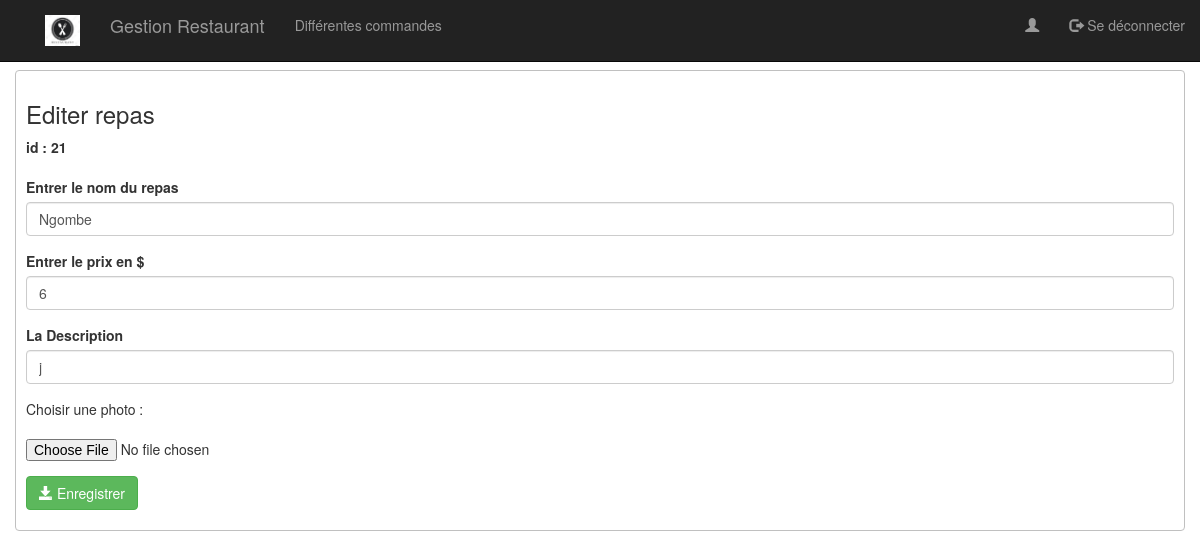
The page /views/editerRepas.php?id=21 on the database its author committed.
### tables this page shows
CREATE TABLE IF NOT EXISTS `repas` (
  `idRepas` int(11) NOT NULL AUTO_INCREMENT,
  `nom` varchar(255) DEFAULT NULL,
  `prix` int(11) NOT NULL,
  `detail` text NOT NULL,
  `photo` varchar(255) NOT NULL,
  PRIMARY KEY (`idRepas`)
);

### views/editerRepas.php (the view, shortened to what this page needs)
<?php
    require_once("../BD/connexion.php");
    $id = isset($_GET['id'])?$_GET['id']:0;
    $requete = "SELECT * FROM repas where idRepas = $id";
    $resultat = $pdo->query($requete);
    $repas = $resultat->fetch();
    $nom = $repas['nom'];
    $prix = $repas['prix'];
    $detail =$repas['detail'];
?>
<!DOCTYPE html>
<html>
    <head>
        <link rel="stylesheet" href="../css/bootstrap.css">
        <link rel="stylesheet" type="text/css" href="../css/font-awesome.css">
    </head>
    <body>
    <?php include "menu.php"?>
    <div class="container">
            <h3>Editer repas </h3>
            <form action="../back/updateRepas.php" method="post" enctype="multipart/form-data">
                <div class="form-group">
                    <label for="idI">id : <?php echo $id ?></label>
                </div>
                <div class="form-group">
                    <label>Entrer le nom du repas</label>
                    <input type="text" placeholder="Nom du repas" name="nomUp" class="form-control" value="<?php echo $nom ?>" >
                </div>
                <div class="form-group">
                    <label>Entrer le prix en $ </label>
                    <input type="number" placeholder="Prix du repas" name="prixUp" class="form-control" value="<?php echo $prix ?>" >
                </div>
                <div class="form-group">
                    <label>La Description </label>
                    <input type="text" placeholder="Description" name="detailUp" class="form-control" value="<?php echo $detail ?>" >
                </div>
                <div class="form-group">Choisir une photo : <br><br>
                        <input type="file" name="photo" value="photo">
                </div>
                <button type="submit" class="btn btn-success">
                    <span class="glyphicon glyphicon-save"> </span> Enregistrer
                </button>
            </form>
        </div>
    </body>
</html>

### views/editerRepas.php (style rules this page uses)
.container { margin-top: 70px; border: 1px solid silver; height: auto; border-radius: 4px; padding:10px; }
input[type="file"] { width: auto; }
button { margin-bottom: 10px !important; }

### rows shown on the page
repas: nomUp "Ngombe", prixUp "6", detailUp "j"

### other values the page prints
$id "21"
